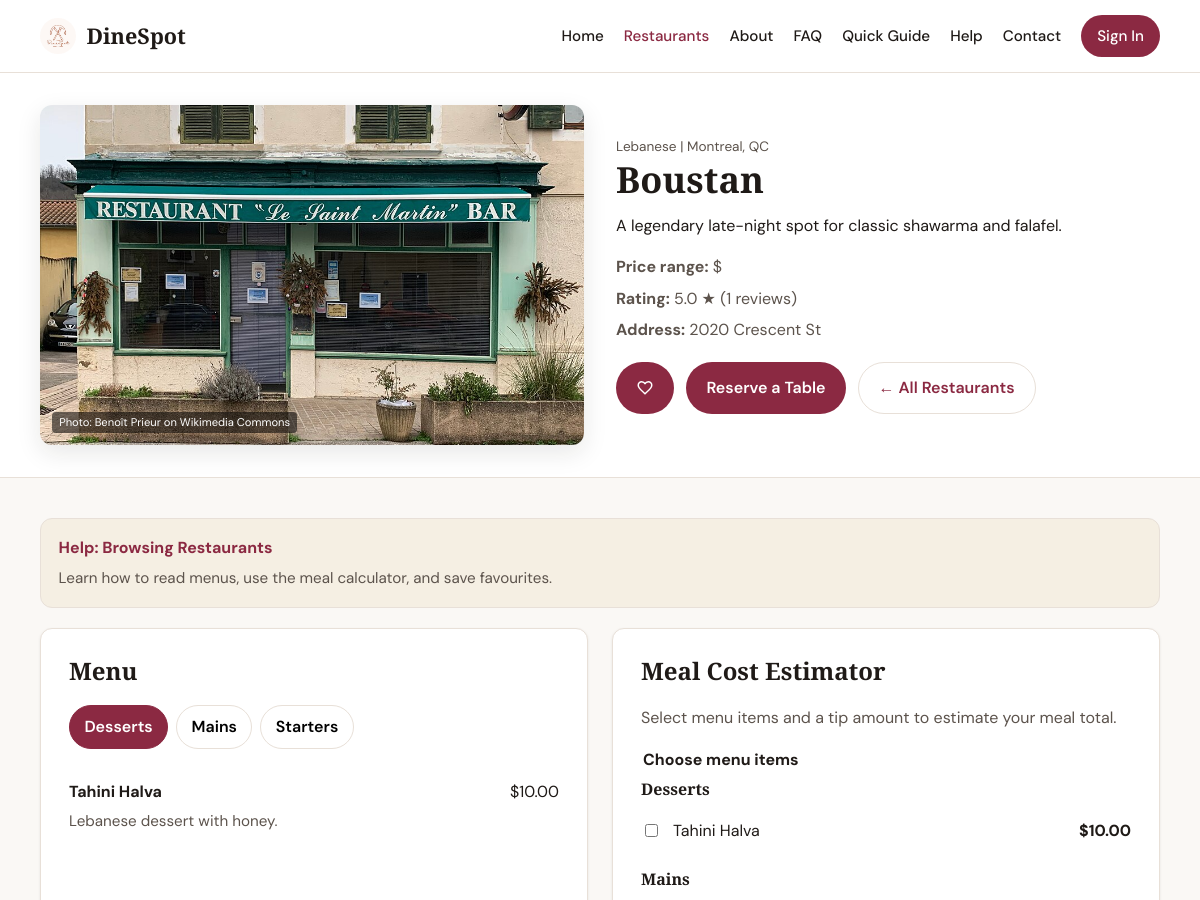
The page /restaurants/view.php?id=16 (upper part) on the database as committed earlier.
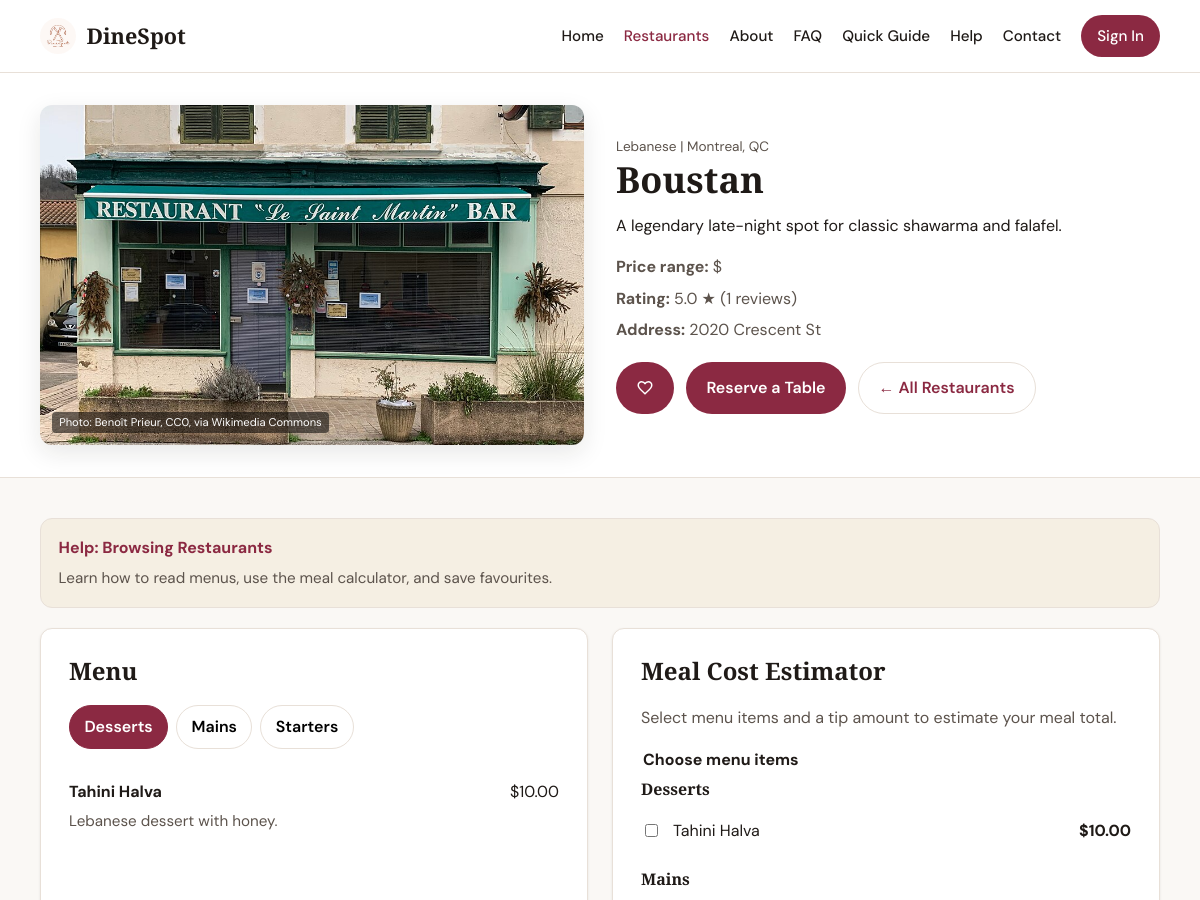
The same page on the database as committed later.
### tables this page shows
CREATE TABLE restaurants (
    id INT AUTO_INCREMENT PRIMARY KEY,
    name VARCHAR(150) NOT NULL,
    cuisine VARCHAR(80) NOT NULL,
    city VARCHAR(80) NOT NULL,
    province VARCHAR(10) NOT NULL,
    description TEXT NOT NULL,
    address VARCHAR(255) NULL,
    image_path VARCHAR(255) NULL,
    latitude DECIMAL(10, 7) NULL,
    longitude DECIMAL(10, 7) NULL,
    price_range TINYINT NOT NULL DEFAULT 2,
    is_active TINYINT(1) NOT NULL DEFAULT 1,
    image_credit VARCHAR(255) NULL,
    created_at TIMESTAMP NOT NULL DEFAULT CURRENT_TIMESTAMP,
    CONSTRAINT chk_restaurants_price_range CHECK (price_range BETWEEN 1 AND 4)
);

### includes/db.php (called while the page is built, shortened)
<?php
function db(): PDO
{
    static $pdo = null;
    if ($pdo instanceof PDO) {
        return $pdo;
    }
    $dsn = sprintf(
        'mysql:host=%s;port=%s;dbname=%s;charset=%s',
        DB_HOST,
        DB_PORT,
        DB_NAME,
        DB_CHARSET
    );
    $pdo = new PDO($dsn, DB_USER, DB_PASS, [
        PDO::ATTR_ERRMODE => PDO::ERRMODE_EXCEPTION,
        PDO::ATTR_DEFAULT_FETCH_MODE => PDO::FETCH_ASSOC,
        PDO::ATTR_EMULATE_PREPARES => false,
    ]);
    return $pdo;
}

### includes/functions.php (called while the page is built, shortened)
<?php
function asset_prefix(): string
{
    return $GLOBALS['assetPrefix'] ?? '';
}
function client_path(string $path): string
{
    $path = ltrim(str_replace('\\', '/', $path), '/');
    return asset_prefix() . 'client/' . $path;
}
function should_use_client_path(): bool
{
    return !is_logged_in() || is_client();
}
function e(string $value): string
{
    return htmlspecialchars($value, ENT_QUOTES, 'UTF-8');
}
function get_site_setting(string $key, ?string $default = null): ?string
{
    static $cache = [];
    if (array_key_exists($key, $cache)) {
        return $cache[$key];
    }
    try {
        require_once __DIR__ . '/db.php';
        $stmt = db()->prepare('SELECT setting_value FROM site_settings WHERE setting_key = :key');
        $stmt->execute(['key' => $key]);
        $value = $stmt->fetchColumn();
        $cache[$key] = $value !== false ? (string) $value : $default;
        return $cache[$key];
    } catch (Throwable $e) {
        return $default;
    }
}
function price_range_label(int $range): string
{
    return str_repeat('$', max(1, min(4, $range)));
}
function restaurant_image_url(array $restaurant, string $prefix = ''): string
{
    return $prefix . ($restaurant['image_path'] ?? 'assets/images/DineSpot-logo.jpg');
}
function get_restaurant_by_id(int $id): ?array
{
    require_once __DIR__ . '/db.php';
    $stmt = db()->prepare(
        'SELECT r.*, COALESCE(AVG(rv.rating), 0) AS avg_rating, COUNT(rv.id) AS review_count
         FROM restaurants r
         LEFT JOIN reviews rv ON rv.restaurant_id = r.id
         WHERE r.id = :id AND r.is_active = 1
         GROUP BY r.id'
    );
    $stmt->execute(['id' => $id]);
    $restaurant = $stmt->fetch();
    return $restaurant ?: null;
}
function get_menu_items_grouped(int $restaurantId): array
{
    require_once __DIR__ . '/db.php';
    $stmt = db()->prepare(
        'SELECT category, name, description, price
         FROM menu_items
         WHERE restaurant_id = :restaurant_id
         ORDER BY category ASC, name ASC'
    );
    $stmt->execute(['restaurant_id' => $restaurantId]);
    $grouped = [];
    foreach ($stmt->fetchAll() as $item) {
        $grouped[$item['category']][] = $item;
    }
    return $grouped;
}
function get_reviews_for_restaurant(int $restaurantId): array
{
    require_once __DIR__ . '/db.php';
    $stmt = db()->prepare(
        'SELECT rv.rating, rv.comment, rv.created_at, u.full_name
         FROM reviews rv
         INNER JOIN users u ON u.id = rv.user_id
         WHERE rv.restaurant_id = :restaurant_id
         ORDER BY rv.created_at DESC'
    );
    $stmt->execute(['restaurant_id' => $restaurantId]);
    return $stmt->fetchAll();
}
function format_rating(float $rating): string
{
    return number_format($rating, 1);
}

### includes/auth.php (called while the page is built, shortened)
<?php
    require_once __DIR__ . '/db.php';
    function current_user_id(): ?int {
        return isset($_SESSION['user_id']) ? (int) $_SESSION['user_id'] : null;
    }
    function is_logged_in(): bool {
        return current_user_id() !== null;
    }
    function is_client(): bool {
        return is_logged_in() && current_user_role() === 'client';
    }

### restaurants/view.php (the view, shortened to what the changed rows need)
<?php
$assetPrefix = '../';
require_once __DIR__ . '/../includes/functions.php';
require_once __DIR__ . '/../includes/auth.php';
require_once __DIR__ . '/../includes/db.php';
$id = (int) ($_GET['id'] ?? 0);
$restaurant = null;
$menuGrouped = [];
$dbError = null;
try {
    $restaurant = get_restaurant_by_id($id);
    if ($restaurant) {
        $menuGrouped = get_menu_items_grouped($id);
    }
} catch (Throwable $e) {
    $dbError = 'Unable to load restaurant details.';
}
$mapLat = $restaurant['latitude'] ?? null;
$mapLng = $restaurant['longitude'] ?? null;
if ($restaurant && $mapLat && $mapLng) {
    $extraHead = '
    <link rel="stylesheet" href="https://unpkg.com/leaflet@1.9.4/dist/leaflet.css">';
}
$favouriteIcon = $assetPrefix . 'assets/images/svg/favorite_24dp_E3E3E3_FILL0_wght400_GRAD0_opsz24.svg';
$restaurantViewUrl = $assetPrefix . 'restaurants/view.php?id=' . $id;
$loginForFavAndResUrl = client_path('login.php') . '?redirect=' . urlencode($restaurantViewUrl);
$isFavourited = false;
$isReserved = false;
$activeReservation = null;
$favouriteHref = $loginForFavAndResUrl;
$reservationHref = $loginForFavAndResUrl;
require_once __DIR__ . '/../includes/header.php';
?>
<?php if ($dbError): ?>
    <section class="page-content">
        <div class="container">
            <div class="alert alert-error" role="alert"><?= e($dbError) ?></div>
            <a href="index.php">&larr; Back to restaurants</a>
        </div>
    </section>
<?php else: ?>
    <section class="restaurant-hero">
        <div class="container restaurant-hero-grid">
            <div class="restaurant-hero-image">
                <img
                    src="<?= e(restaurant_image_url($restaurant, $assetPrefix)) ?>"
                    alt="<?= e($restaurant['name']) ?>"
                    <?php if (!empty($restaurant['image_credit'])): ?>
                        title="<?= e($restaurant['name']) ?> - Photo: <?= e($restaurant['image_credit']) ?>"
                    <?php else: ?>
                        title="<?= e($restaurant['name']) ?>"
                    <?php endif; ?>
                >
                <?php if (!empty($restaurant['image_credit']) && str_contains($restaurant['image_credit'], '<https://')): ?>
                    <?php
                        $licenseUrl = '';
                        if (preg_match('/<([^>]+)>/', $restaurant['image_credit'], $matches)) {
                            $licenseUrl = $matches[1];
                        }
                        $cleanCredit = preg_split('/<[^>]+>/', $restaurant['image_credit'], 2);
                        $parts = array_map('trim', explode(',', trim($cleanCredit[0]), 2));
                        $author = $parts[0] ?? '';
                        $license = $parts[1] ?? '';
                        $source = trim($cleanCredit[1] ?? '');
                    ?>
                    <span class="image-credit">Photo: <?= e($author) ?>, <a href="<?= e($licenseUrl) ?>" target="_blank" rel="noopener noreferrer"><?= e($license) ?></a><?= e($source) ?></span>
                <?php elseif (!empty($restaurant['image_credit'])): ?>
                    <span class="image-credit">Photo: <?= e($restaurant['image_credit']) ?></span>
                <?php endif; ?>
            </div>
            <div class="restaurant-hero-info">
                <p class="restaurant-card-meta">
                    <span><?= e($restaurant['cuisine']) ?> | <?= e($restaurant['city']) ?>, <?= e($restaurant['province']) ?></span>
                </p>
                <h1><?= e($restaurant['name']) ?></h1>
                <p><?= e($restaurant['description']) ?></p>
                <div class="restaurant-hero-details">
                    <p><strong>Price range:</strong> <?= e(price_range_label((int) $restaurant['price_range'])) ?></p>
                    <?php if ((int) $restaurant['review_count'] > 0): ?>
                        <p><strong>Rating:</strong> <?= e(format_rating((float) $restaurant['avg_rating'])) ?> ★ (<?= (int) $restaurant['review_count'] ?> reviews)</p>
                    <?php endif; ?>
                    <?php if (!empty($restaurant['address'])): ?>
                        <p><strong>Address:</strong> <?= e($restaurant['address']) ?></p>
                    <?php endif; ?>
                </div>
                <div class="hero-actions">
                    <?php if (should_use_client_path()): ?>
                    <a
                        class="btn btn-primary btn-favourite<?= $isFavourited ? ' is-favourited' : '' ?>"
                        href="<?= e($favouriteHref) ?>"
                    >
                        <img
                            class="btn-icon-favourite"
                            src="<?= e($favouriteIcon) ?>"
                            alt=""
                            aria-hidden="true"
                        >
                    </a>
                    <?php endif; ?>
                    <?php if (is_client() && $isReserved && $activeReservation): ?>
                        <button
                            type="button"
                            class="btn btn-primary btn-reservation is-reserved"
                            data-cancel-reservation
                            data-reservation-id="<?= (int) $activeReservation['id'] ?>"
                            data-restaurant-name="<?= e($restaurant['name']) ?>"
                            data-reservation-date="<?= e(date('F j, Y', strtotime($activeReservation['reservation_date']))) ?>"
                            data-reservation-time="<?= e(date('g:i A', strtotime($activeReservation['reservation_time']))) ?>"
                            data-party-size="<?= (int) $activeReservation['party_size'] ?>"
                            data-redirect="<?= e($restaurantViewUrl) ?>"
                            data-form-action="<?= e(client_path('cancel_reservation.php')) ?>"
                        >
                            Reserved
                        </button>
                    <?php elseif (should_use_client_path()): ?>
                        <a
                            class="btn btn-primary btn-reservation"
                            href="<?= e($reservationHref) ?>"
                        >
                            Reserve a Table
                        </a>
                    <?php endif; ?>
                    <a class="btn btn-secondary" href="index.php">&larr; All Restaurants</a>
                </div>
            </div>
        </div>
    </section>
    <section class="page-content">
        <div class="container">
            <?php
            require __DIR__ . '/../includes/partials/context-help.php';
            ?>
        </div>
        <div class="container content-grid two-col">
            <div class="content-card">
                <h2>Menu</h2>
                <?php if ($menuGrouped === []): ?>
                    <p>Menu information is not available yet.</p>
                <?php else: ?>
                    <div class="menu-tabs" role="tablist" aria-label="Restaurant menu categories">
                        <?php $first = true; foreach (array_keys($menuGrouped) as $category): ?>
                            <button
                                class="menu-tab<?= $first ? ' is-active' : '' ?>"
                                type="button"
                                role="tab"
                                aria-selected="<?= $first ? 'true' : 'false' ?>"
                                aria-controls="menu-panel-<?= e(preg_replace('/[^a-z0-9]+/i', '-', strtolower($category))) ?>"
                                data-menu-tab
                            ><?= e($category) ?></button>
                        <?php $first = false; endforeach; ?>
                    </div>
                    <?php $first = true; foreach ($menuGrouped as $category => $items): ?>
                        <?php $panelId = 'menu-panel-' . preg_replace('/[^a-z0-9]+/i', '-', strtolower($category)); ?>
                        <div
                            class="menu-panel<?= $first ? ' is-active' : '' ?>"
                            id="<?= e($panelId) ?>"
                            role="tabpanel"
                            data-menu-panel
                        >
                            <ul class="menu-list">
                                <?php foreach ($items as $item): ?>
                                    <li class="menu-item">
                                        <div class="menu-item-header">
                                            <strong><?= e($item['name']) ?></strong>
                                            <span>$<?= e(number_format((float) $item['price'], 2)) ?></span>
                                        </div>
                                        <?php if (!empty($item['description'])): ?>
                                            <p><?= e($item['description']) ?></p>
                                        <?php endif; ?>
                                    </li>
                                <?php endforeach; ?>
                            </ul>
                        </div>
                    <?php $first = false; endforeach; ?>
                <?php endif; ?>
            </div>
            <?php if ($menuGrouped !== []): ?>
                <div class="content-card">
                    <h2>Meal Cost Estimator</h2>
                    <p class="form-help">Select menu items and a tip amount to estimate your meal total.</p>
                    <form class="meal-calculator">
                        <fieldset class="meal-calculator-items">
                            <legend>Choose menu items</legend>
                            <?php foreach ($menuGrouped as $category => $items): ?>
                                <div class="meal-calculator-category">
                                    <h3><?= e($category) ?></h3>
                                    <?php foreach ($items as $item): ?>
                                        <?php $itemId = 'meal-item-' . preg_replace('/[^a-z0-9]+/i', '-', strtolower($category . '-' . $item['name'])); ?>
                                        <label class="meal-calculator-option" for="<?= e($itemId) ?>">
                                            <input
                                                type="checkbox"
                                                id="<?= e($itemId) ?>"
                                                data-meal-item
                                                value="<?= e($item['price']) ?>"
                                            >
                                            <span><?= e($item['name']) ?></span>
                                            <strong>$<?= e(number_format((float) $item['price'], 2)) ?></strong>
                                        </label>
                                    <?php endforeach; ?>
                                </div>
                            <?php endforeach; ?>
                        </fieldset>
                    </form>
                </div>
            <?php endif; ?>
        </div>
    </section>
<?php endif; ?>
<?php require_once __DIR__ . '/../includes/footer.php'; ?>

Rows that differ between the two databases and show on the page:
changed restaurants "Boustan": image_credit "Benoît Prieur on Wikimedia Commons" → "Benoît Prieur, CC0, via Wikimedia Commons"
